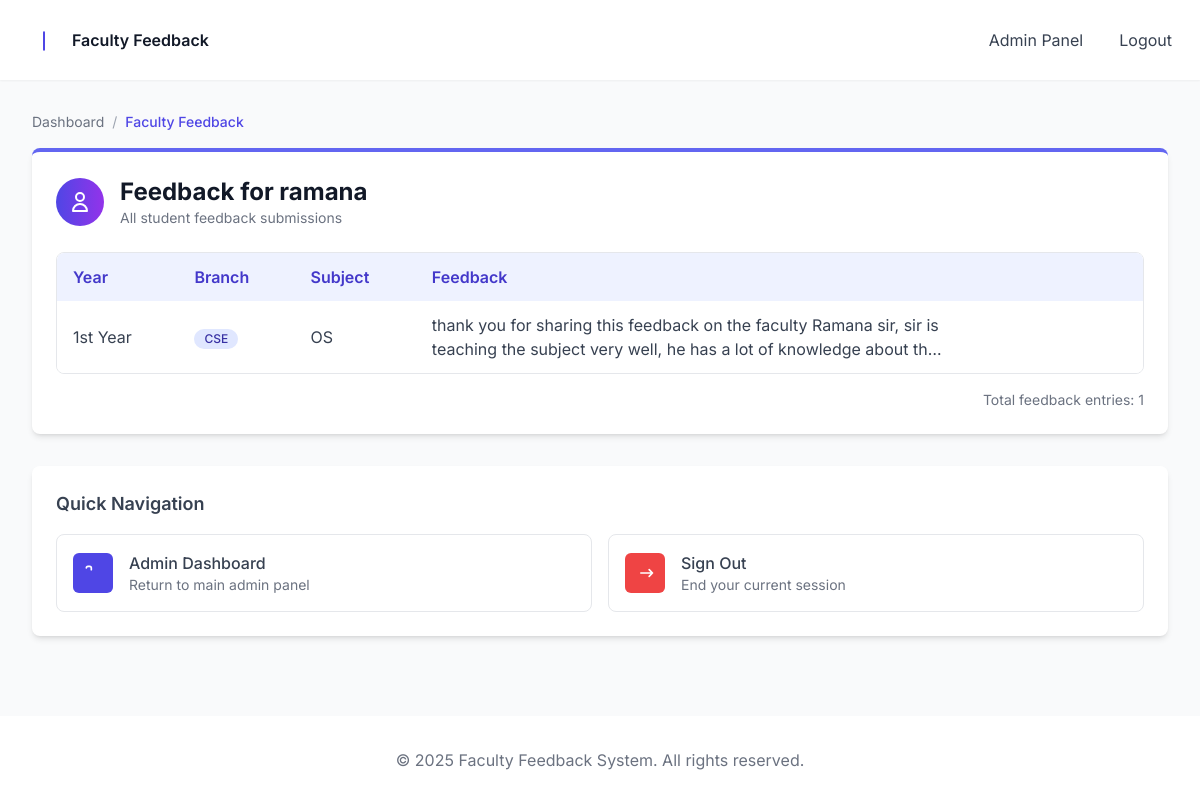
/admin/view_feedback/1 (signed in), run on the app's committed database.
### tables this page shows
CREATE TABLE faculty (id INTEGER PRIMARY KEY, name TEXT, email TEXT UNIQUE, password TEXT, years TEXT, branches TEXT, subjects TEXT);

CREATE TABLE feedback (id INTEGER PRIMARY KEY, student_id INTEGER, faculty_id INTEGER, year TEXT, branch TEXT, subject TEXT, feedback_text TEXT);

### app.py (the view)
@app.route('/admin/view_feedback/<int:faculty_id>')
def view_faculty_feedback(faculty_id):
    if 'user' not in session or session['user'] != 'admin':
        return redirect(url_for('login'))
    conn = sqlite3.connect('database.db')
    c = conn.cursor()
    c.execute('SELECT year, branch, subject, feedback_text FROM feedback WHERE faculty_id = ?', (faculty_id,))
    feedbacks = c.fetchall()
    c.execute('SELECT name FROM faculty WHERE id = ?', (faculty_id,))
    faculty_name = c.fetchone()[0]
    conn.close()
    return render_template('view_faculty_feedback.html', feedbacks=feedbacks, faculty_name=faculty_name)

### templates/view_faculty_feedback.html (shortened to what this page needs)
{% extends "base.html" %}
{% block content %}
<div class="site-container">
  <nav class="mb-4 text-sm text-gray-500" aria-label="Breadcrumb">
    <ol class="flex items-center space-x-2">
      <li><a href="{{ url_for('dashboard_admin') }}" class="hover:text-indigo-600">Dashboard</a></li>
      <li class="text-gray-400">/</li>
      <li class="font-medium text-indigo-600">Faculty Feedback</li>
    </ol>
  </nav>
  <div class="bg-white p-6 rounded-lg shadow-md mb-8 border-t-4 border-indigo-500">
    <div class="flex items-center mb-6">
      <div class="h-12 w-12 rounded-full bg-gradient-to-r from-indigo-600 to-purple-600 flex items-center justify-center mr-4 text-white">
        <svg xmlns="http://www.w3.org/2000/svg" class="h-6 w-6" fill="none" viewBox="0 0 24 24" stroke="currentColor">
          <path stroke-linecap="round" stroke-linejoin="round" stroke-width="2" d="M16 7a4 4 0 11-8 0 4 4 0 018 0zM12 14a7 7 0 00-7 7h14a7 7 0 00-7-7z" />
        </svg>
      </div>
      <div>
        <h2 class="text-2xl font-bold text-gray-900">Feedback for {{ faculty_name }}</h2>
        <p class="text-gray-500 text-sm">All student feedback submissions</p>
      </div>
    </div>
    {% if feedbacks %}
      <div class="overflow-x-auto rounded-lg border border-gray-200">
        <table class="min-w-full bg-white">
          <thead>
            <tr class="bg-indigo-50 text-indigo-700 text-left">
              <th class="py-3 px-4 font-semibold">Year</th>
              <th class="py-3 px-4 font-semibold">Branch</th>
              <th class="py-3 px-4 font-semibold">Subject</th>
              <th class="py-3 px-4 font-semibold">Feedback</th>
            </tr>
          </thead>
          <tbody class="text-gray-700 divide-y divide-gray-100">
            {% for feedback in feedbacks %}
              <tr class="hover:bg-gray-50 transition duration-150">
                <td class="py-3 px-4">{{ feedback[0] }}</td>
                <td class="py-3 px-4">
                  <span class="inline-flex items-center px-2.5 py-0.5 rounded-full text-xs font-medium bg-indigo-100 text-indigo-800">{{ feedback[1] }}</span>
                </td>
                <td class="py-3 px-4">{{ feedback[2] }}</td>
                <td class="py-3 px-4"><div class="max-w-lg"><p class="line-clamp-2 hover:line-clamp-none transition-all duration-200">{{ feedback[3] }}</p></div></td>
              </tr>
            {% endfor %}
          </tbody>
        </table>
      </div>
      <div class="mt-4 text-right text-gray-500 text-sm">Total feedback entries: {{ feedbacks|length }}</div>
    {% endif %}
  </div>
  <div class="bg-white p-6 rounded-lg shadow-md">
    <h3 class="text-lg font-semibold text-gray-700 mb-4">Quick Navigation</h3>
    <div class="grid grid-cols-1 md:grid-cols-2 gap-4">
      <a href="{{ url_for('dashboard_admin') }}" class="flex items-center p-4 border border-gray-200 rounded-lg hover:border-indigo-500 hover:shadow-md transition duration-300">
        <div class="h-10 w-10 rounded-md bg-indigo-600 flex items-center justify-center mr-4 text-white">
          <svg xmlns="http://www.w3.org/2000/svg" class="h-5 w-5" fill="none" viewBox="0 0 24 24" stroke="currentColor"><path stroke-linecap="round" stroke-linejoin="round" stroke-width="2" d="M4 6a2 2 0 012-2h2a2 2 0 012 2v2"/></svg>
        </div>
        <div>
          <h4 class="font-medium text-gray-700">Admin Dashboard</h4>
          <p class="text-sm text-gray-500">Return to main admin panel</p>
        </div>
      </a>
      <a href="{{ url_for('logout') }}" class="flex items-center p-4 border border-gray-200 rounded-lg hover:border-red-500 hover:shadow-md transition duration-300">
        <div class="h-10 w-10 rounded-md bg-red-500 flex items-center justify-center mr-4 text-white">
          <svg xmlns="http://www.w3.org/2000/svg" class="h-5 w-5" fill="none" viewBox="0 0 24 24" stroke="currentColor"><path stroke-linecap="round" stroke-linejoin="round" stroke-width="2" d="M17 16l4-4m0 0l-4-4m4 4H7"/></svg>
        </div>
        <div>
          <h4 class="font-medium text-gray-700">Sign Out</h4>
          <p class="text-sm text-gray-500">End your current session</p>
        </div>
      </a>
    </div>
  </div>
</div>
{% endblock %}

### static/css/style.css (style rules this page uses)
:root { --color-primary: #4f46e5; --color-primary-600: #4338ca; --color-muted: #6b7280; --card-shadow: 0 6px 18px rgba(15,23,42,0.06); }
body { -webkit-font-smoothing:antialiased; -moz-osx-font-smoothing:grayscale; }
.site-container { max-width: 96rem; margin-left: auto; margin-right: auto; padding-left: 1rem; padding-right: 1rem; }

### templates/base.html (style rules this page uses)
html,body { font-family:Inter,system-ui,-apple-system,'Segoe UI',Roboto,Arial; }

### data on the page
faculty: name "ramana"
feedback: year "1st Year", branch "CSE", subject "OS", feedback_text "thank you for sharing this feedback on the faculty Ramana sir, sir is teaching the subject very well, he has a lot of knowledge about…"

### other printed values
{{ feedbacks|length }} "1"
